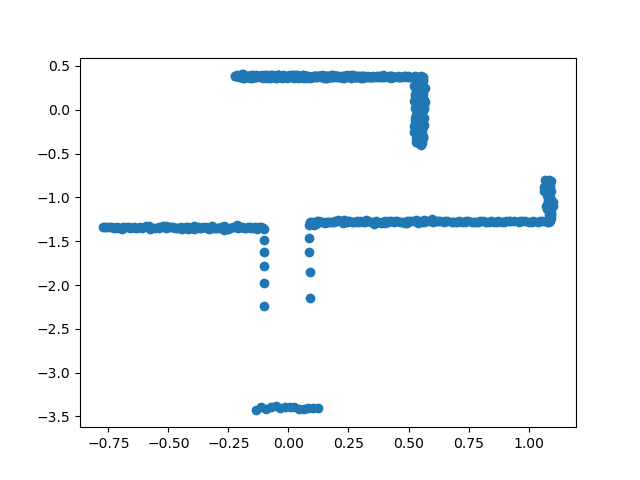
#> input picture scripts/imagens_mapa/mapa1.png, 640 x 480 px
$ jupyter execute HoughLines.ipynb
#> lines starting #> are read from the running program, lines starting #| are printed output that depends on the picture; after the words box and inside, x2 and y2 are one past the last pixel; in counts of white or black regions, pixels touching at a corner belong together
[cell 1]
import cv2
import numpy as np

img = cv2.imread("./imagens_mapa/mapa1.png")
#> img is the input picture: shape (480, 640, 3); mean B, G, R 249.9, 247.9, 245.1

img_s = img.copy()

gray = cv2.cvtColor(img,cv2.COLOR_BGR2GRAY)
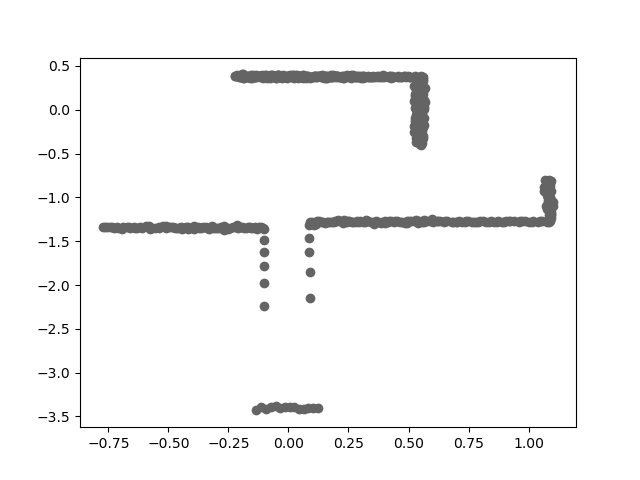
#> gray: shape (480, 640); min 0, max 255, mean 247.3
edges = cv2.Canny(gray,50,150,apertureSize = 3)
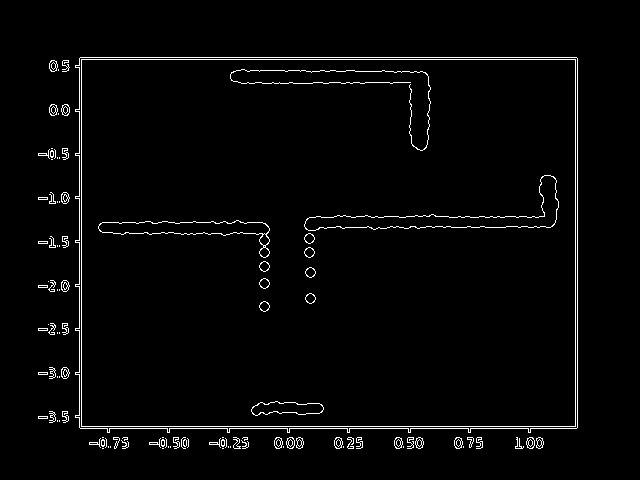
#> edges: shape (480, 640); 2.5% white in thin lines or dots, all inside (x1, y1, x2, y2) = (38, 57, 578, 449)

# [5 lines of commented-out code are left out]
th = 120
while th > 1:
    th = th-1
    copy_img = img_s.copy()

    lines = cv2.HoughLines(edges,1,np.pi/180,th)
    #linesP = cv.HoughLinesP(dst, 1, np.pi / 180, 50, None, 50, 10)

    if lines is not None:
        for i in range(len(lines)):
            for rho,theta in lines[i]:
                a = np.cos(theta)
                b = np.sin(theta)
                x0 = a*rho
                y0 = b*rho
                x1 = int(x0 + 1000*(-b))
                y1 = int(y0 + 1000*(a))
                x2 = int(x0 - 1000*(-b))
                y2 = int(y0 - 1000*(a))

                cv2.line(img,(x1,y1),(x2,y2),(0,0,255),2)
                #print("here!")
                cv2.putText(img,"threshold = " + str(th),(30,30),
                            cv2.FONT_HERSHEY_SIMPLEX,
                            0.6,
                            (255,0,0),
                            1,
                            cv2.LINE_AA)


    cv2.imwrite("./houghlines/houghlines_"+str(120-th)+".png",img)
    img = copy_img
#> this loop made 119 passes
#> pass 1, `cv2.imwrite("./houghlines/houghlines_"+str(120-th)+".png",img)`:
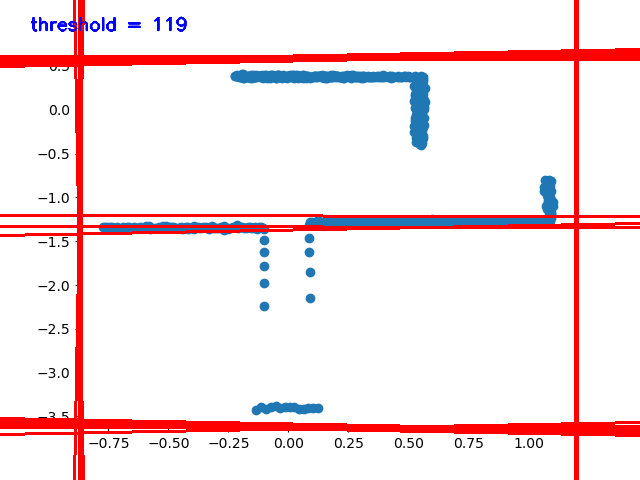
#> saved as houghlines_1.png: shape (480, 640, 3); mean B, G, R 231.6, 229.4, 247.4
#> after the loop, th = 1

print("Done!")

[cell 2]
print("Hello")

[cell 3]
img = cv2.imread("./imagens_mapa/mapa1.png")

img_s = img.copy()

gray = cv2.cvtColor(img,cv2.COLOR_BGR2GRAY)
edges = cv2.Canny(gray,50,150,apertureSize = 3)

# [5 lines of commented-out code are left out]
th = 120
while th > 1:
    th = th-1
    copy_img = img_s.copy()

    linesP = cv2.HoughLinesP(edges,1,np.pi/180,th,None,10,10)


    #linesP = cv.HoughLinesP(dst, 1, np.pi / 180, 50, None, 50, 10)
    if linesP is not None:
        for i in range(0, len(linesP)):
            l = linesP[i][0]
            cv2.line(img, (l[0], l[1]), (l[2], l[3]), (0,0,255), 3, cv2.LINE_AA)
            cv2.putText(img,"threshold = " + str(th),(30,30),
                            cv2.FONT_HERSHEY_SIMPLEX,
                            0.6,
                            (255,0,0),
                            1,
                            cv2.LINE_AA)


    cv2.imwrite("./houghlines/houghlines_"+str(120-th)+".png",img)
    img = copy_img
#> this loop made 119 passes
#> pass 1, `cv2.imwrite("./houghlines/houghlines_"+str(120-th)+".png",img)`:
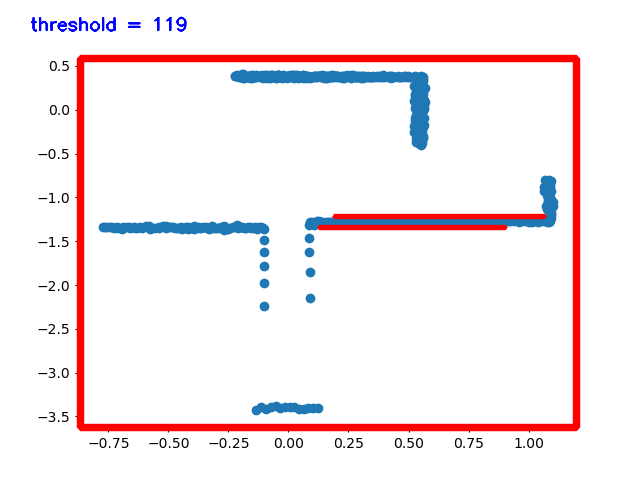
#> saved as houghlines_1.png: shape (480, 640, 3); mean B, G, R 239.3, 236.9, 246.9
#> after the loop, th = 1

print("Done!")
